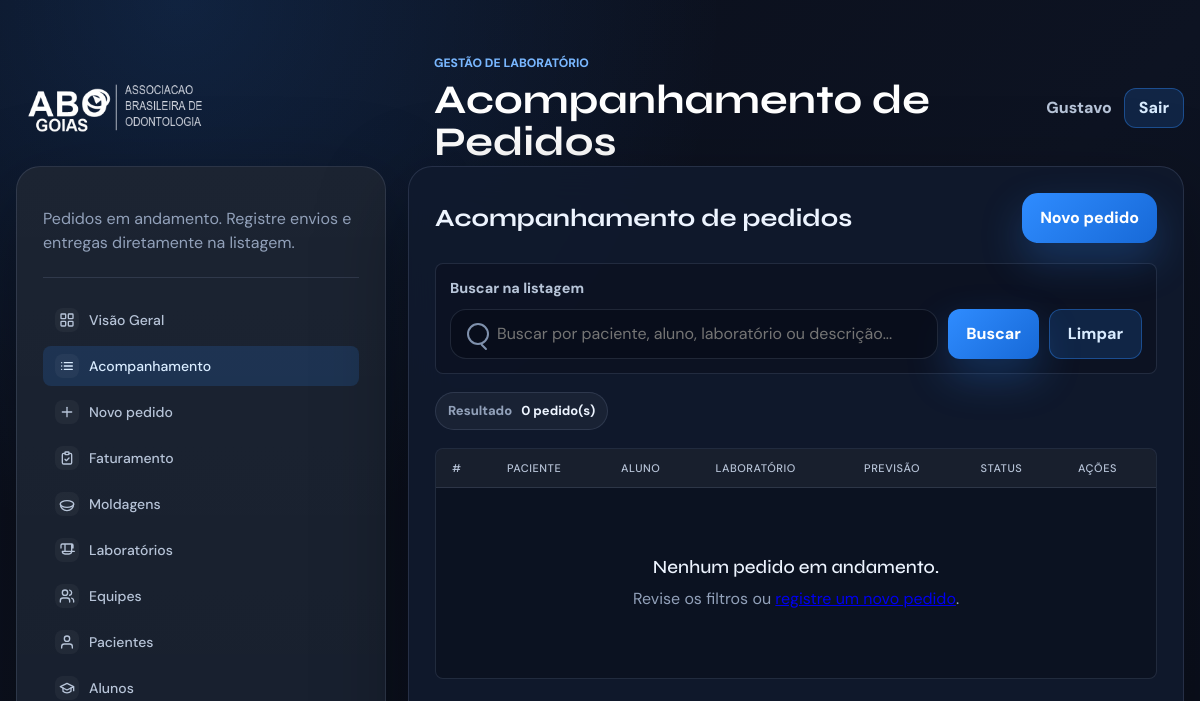
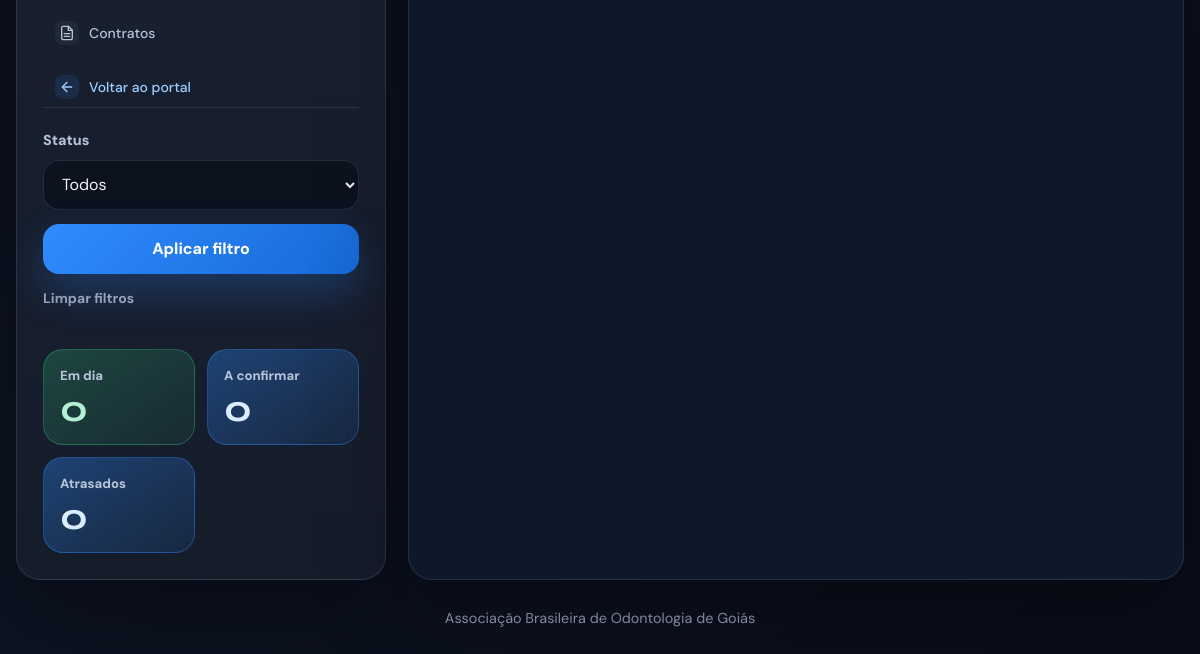
Page /laboratorio/pedidos/ (signed in) on the earlier database version (2 pictures, top to bottom).
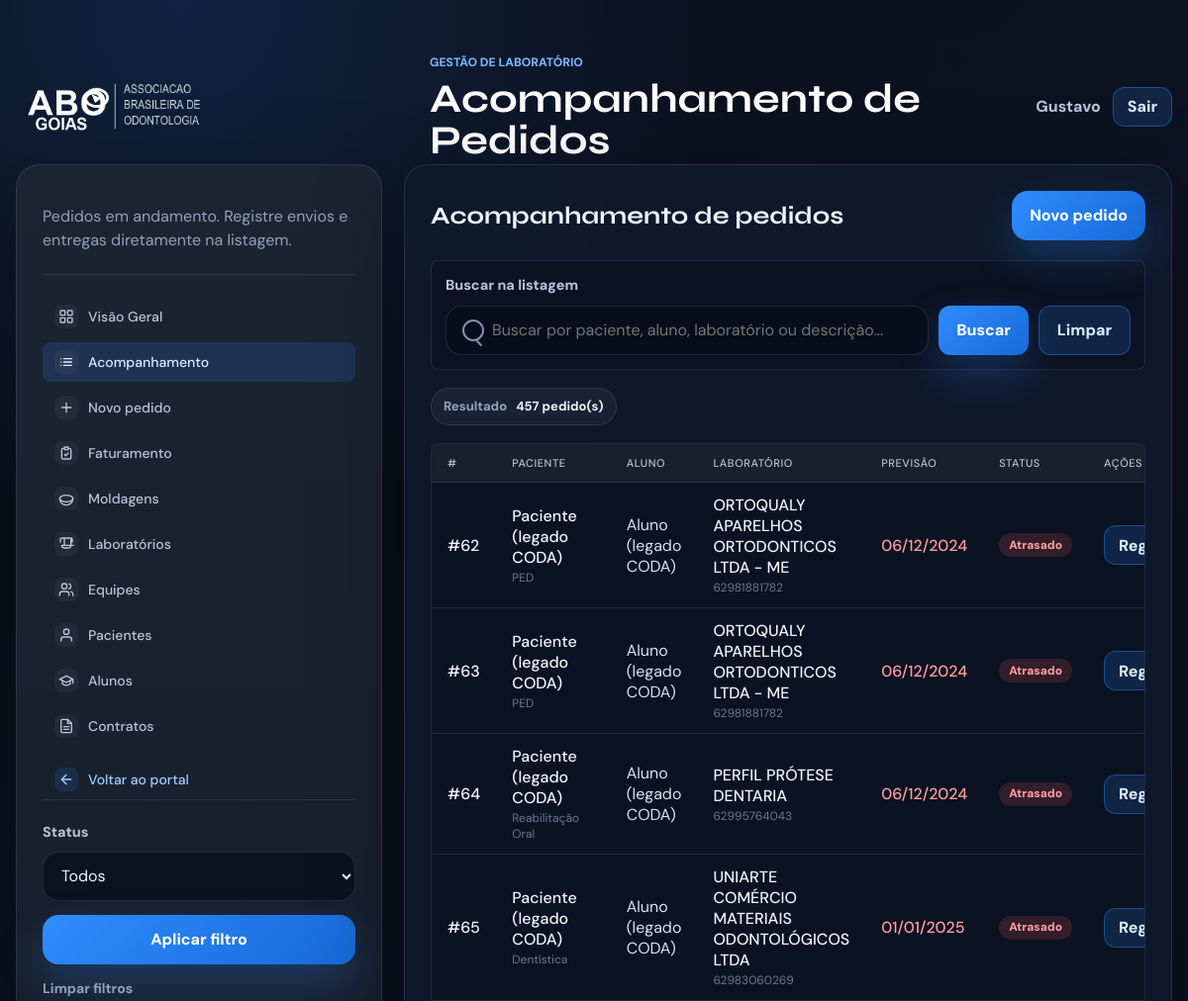
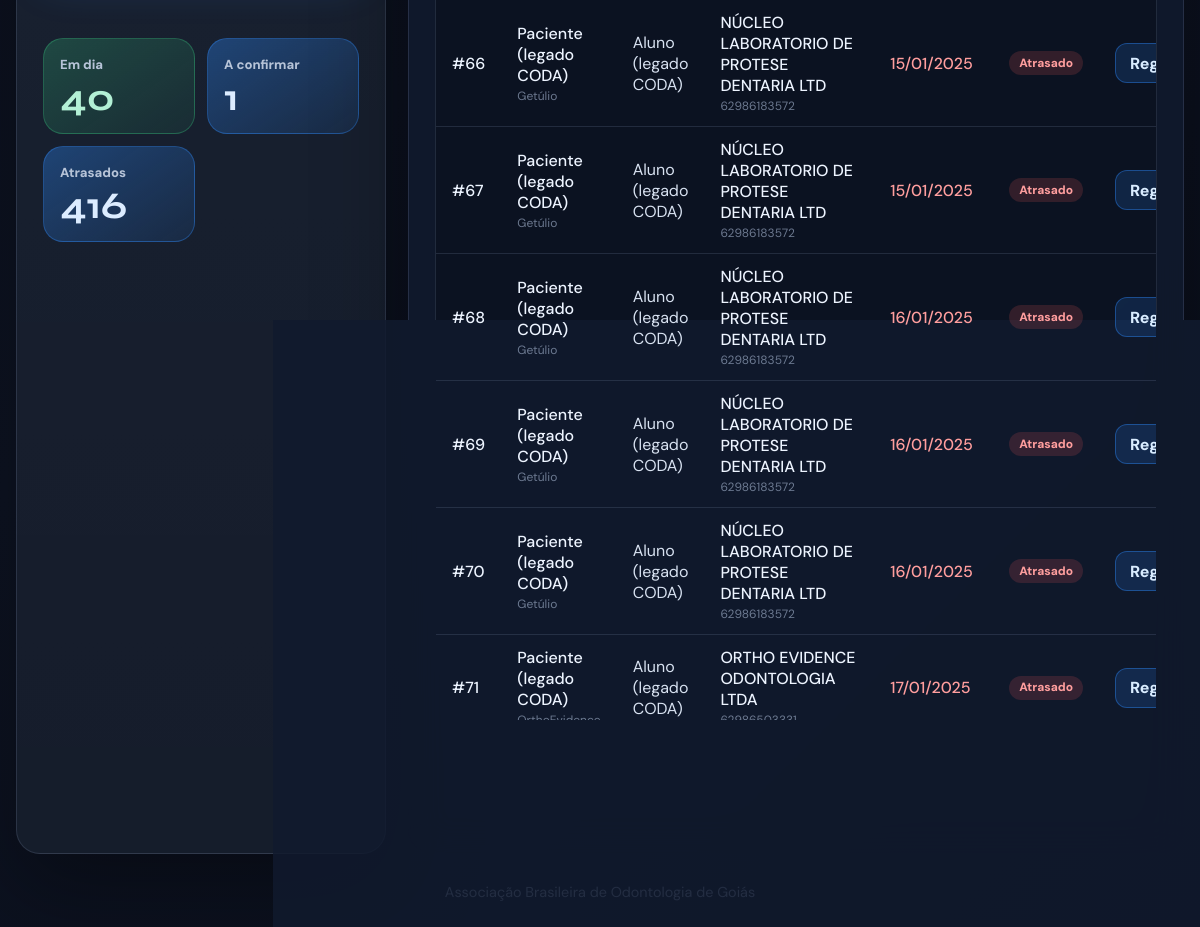
Same page on the later database version (2 pictures, top to bottom).
### gestao_lab/models.py (models this page shows, shortened)
class PedidoMaterial(ModeloBase):
    class Status(models.TextChoices):
        EM_DIA = "EM_DIA", "Em dia"
        A_CONFIRMAR = "A_CONFIRMAR", "A confirmar"
        ATRASADO = "ATRASADO", "Atrasado"
        CONCLUIDO = "CONCLUIDO", "Concluido"
    paciente = models.ForeignKey(
        Paciente,
        on_delete=models.PROTECT,
        related_name="pedidos",
    )
    aluno = models.ForeignKey(
        AlunoLab,
        on_delete=models.PROTECT,
        related_name="pedidos",
    )
    laboratorio = models.ForeignKey(
        Laboratorio,
        on_delete=models.PROTECT,
        related_name="pedidos",
    )
    equipe = models.ForeignKey(
        Equipe,
        on_delete=models.PROTECT,
        related_name="pedidos",
    )
    previsao_entrega = models.DateField()
    descricao_servico = models.TextField()
    data_envio = models.DateField(
        null=True,
        blank=True,
        help_text="Data em que o material foi enviado ao laboratorio.",
    )
    entregue = models.BooleanField(default=False)
    data_entrega = models.DateField(null=True, blank=True)
    faturado_paciente = models.BooleanField(default=False)
    faturado_lab = models.BooleanField(default=False)
    numero_nota_fiscal = models.CharField(max_length=30, blank=True)
    data_vencimento = models.DateField(null=True, blank=True)
    status = models.CharField(
        max_length=20,
        choices=Status.choices,
        default=Status.EM_DIA,
        editable=False,
    )
    class Meta:
        ordering = ["-criado_em"]
        verbose_name = "pedido de material"
        verbose_name_plural = "pedidos de material"

class Paciente(ModeloBase):
    nome = models.CharField(max_length=200)
    celular = models.CharField(max_length=20, blank=True)
    id_dental = models.CharField(max_length=50, unique=True)
    processo_aberto = models.BooleanField(default=False)
    data_previsao_retorno = models.DateField(null=True, blank=True)
    origem = models.CharField(
        max_length=20,
        choices=OrigemDados.choices,
        default=OrigemDados.DENTAL,
    )
    ultima_sincronizacao = models.DateTimeField(null=True, blank=True)
    cpf = models.CharField(max_length=20, blank=True)
    rg = models.CharField(max_length=30, blank=True)
    data_nascimento = models.DateField(null=True, blank=True)
    endereco_logradouro = models.CharField(max_length=200, blank=True)
    endereco_numero = models.CharField(max_length=20, blank=True)
    endereco_complemento = models.CharField(max_length=100, blank=True)
    endereco_bairro = models.CharField(max_length=100, blank=True)
    endereco_cidade = models.CharField(max_length=100, blank=True)
    endereco_estado = models.CharField(max_length=2, blank=True)
    endereco_cep = models.CharField(max_length=10, blank=True)
    nome_responsavel = models.CharField(max_length=200, blank=True)
    cpf_responsavel = models.CharField(max_length=20, blank=True)
    class Meta:
        ordering = ["nome"]
        verbose_name = "paciente"
        verbose_name_plural = "pacientes"

class Equipe(ModeloBase):
    nome = models.CharField(max_length=120)
    coordenador = models.CharField(max_length=150)
    whatsapp = models.CharField(max_length=20, blank=True)
    class Meta:
        ordering = ["nome"]
        verbose_name = "equipe"
        verbose_name_plural = "equipes"

class AlunoLab(ModeloBase):
    nome = models.CharField(max_length=150)
    celular = models.CharField(max_length=20, blank=True)
    id_dental = models.CharField(max_length=50, unique=True)
    origem = models.CharField(
        max_length=20,
        choices=OrigemDados.choices,
        default=OrigemDados.DENTAL,
    )
    ultima_sincronizacao = models.DateTimeField(null=True, blank=True)
    class Meta:
        ordering = ["nome"]
        verbose_name = "aluno (lab)"
        verbose_name_plural = "alunos (lab)"

class Laboratorio(ModeloBase):
    nome = models.CharField(max_length=150)
    telefone = models.CharField(max_length=20, blank=True)
    whatsapp = models.CharField(max_length=20, blank=True)
    email = models.EmailField(blank=True)
    cnpj = models.CharField(max_length=18, blank=True)
    equipes = models.ManyToManyField(
        Equipe,
        related_name="laboratorios",
        blank=True,
    )
    class Meta:
        ordering = ["nome"]
        verbose_name = "laboratorio"
        verbose_name_plural = "laboratorios"

### gestao_lab/views.py (the view, shortened to what this page needs)
# urls.py: path("pedidos/", views.acompanhamento_pedidos, name="lab_pedidos"),
@login_required
def acompanhamento_pedidos(request: HttpRequest) -> HttpResponse:
    hoje = date_type.today()
    qs = (
        PedidoMaterial.objects.filter(
            status__in=[
                PedidoMaterial.Status.EM_DIA,
                PedidoMaterial.Status.A_CONFIRMAR,
                PedidoMaterial.Status.ATRASADO,
            ]
        )
        .select_related("paciente", "aluno", "laboratorio", "equipe")
        .order_by("previsao_entrega")
    )
    busca = request.GET.get("q", "").strip()
    status_filtro = request.GET.get("status", "").strip()
    if status_filtro:
        qs = qs.filter(status=status_filtro)
    metricas = {
        "em_dia": PedidoMaterial.objects.filter(
            status=PedidoMaterial.Status.EM_DIA
        ).count(),
        "a_confirmar": PedidoMaterial.objects.filter(
            status=PedidoMaterial.Status.A_CONFIRMAR
        ).count(),
        "atrasado": PedidoMaterial.objects.filter(
            status=PedidoMaterial.Status.ATRASADO
        ).count(),
    }
    page_obj, query_string = _paginar(request, qs)
    status_label = STATUS_LABELS.get(status_filtro, "Todos")
    return render(
        request,
        "gestao_lab/acompanhamento_pedidos.html",
        {
            "pedidos": page_obj,
            "page_obj": page_obj,
            "query_string": query_string,
            "busca": busca,
            "status_filtro": status_filtro,
            "status_label": status_label,
            "status_opcoes": STATUS_OPCOES,
            "metricas": metricas,
            "hoje": hoje,
            "form_envio": PedidoEnvioForm(),
        },
    )

### gestao_lab/forms.py
class PedidoEnvioForm(forms.Form):
    data_envio = forms.DateField(
        input_formats=["%Y-%m-%d"],
        widget=forms.DateInput(attrs={"type": "date"}, format="%Y-%m-%d"),
        error_messages={
            "required": "Informe a data de envio ao laboratório.",
            "invalid": "Data inválida.",
        },
    )

### gestao_cme/context_processors.py (called while the page is built)
def usuario_logado(request: HttpRequest) -> dict:
    return {"usuario_logado": request.user if request.user.is_authenticated else None}

### gestao_lab/templatetags/lab_tags.py (called while the page is built)
@register.filter
def whatsapp_url_msg(numero: str, mensagem: str) -> str:
    numero_limpo = re.sub(r"\D", "", str(numero or ""))
    if not numero_limpo:
        return "#"
    if not numero_limpo.startswith("55"):
        numero_limpo = "55" + numero_limpo
    return f"https://wa.me/{numero_limpo}?text={quote(str(mensagem))}"

@register.simple_tag
def status_badge_class(status: str) -> str:
    mapa = {
        "EM_DIA": "badge-devolvido",
        "A_CONFIRMAR": "badge-emprestado",
        "ATRASADO": "badge-atrasado",
        "CONCLUIDO": "badge-concluido",
    }
    return mapa.get(status, "")

### gestao_lab/templates/gestao_lab/acompanhamento_pedidos.html (shortened to what the changed rows need)
{% extends "gestao_lab/base.html" %}
{% load lab_tags %}
{% block header_title %}Acompanhamento de Pedidos{% endblock %}
{% block content %}
<main class="page-shell">
    <div class="layout-grid">
        <aside class="panel config-panel">
            <div class="metric-grid">
                <div class="metric-card metric-success">
                    <span class="metric-label">Em dia</span>
                    <strong>{{ metricas.em_dia }}</strong>
                </div>
                <div class="metric-card metric-blue">
                    <span class="metric-label">A confirmar</span>
                    <strong>{{ metricas.a_confirmar }}</strong>
                </div>
                <div class="metric-card danger-metric">
                    <span class="metric-label">Atrasados</span>
                    <strong>{{ metricas.atrasado }}</strong>
                </div>
            </div>
        </aside>
        <section class="panel results-panel">
            <div class="results-topbar">
                <div>
                    <h2>Acompanhamento de pedidos</h2>
                </div>
            </div>
            <div class="selection-summary">
                <div class="info-chip">
                    <span>Resultado</span>
                    <strong>{{ page_obj.paginator.count }} pedido(s)</strong>
                </div>
            </div>
            <div class="table-wrap data-table-wrap">
                <table class="data-table">
                    <thead>
                        <tr>
                            <th>#</th>
                            <th>Paciente</th>
                            <th>Aluno</th>
                            <th>Laboratório</th>
                            <th>Previsão</th>
                            <th>Status</th>
                            <th>Ações</th>
                        </tr>
                    </thead>
                    <tbody>
                        {% for pedido in pedidos %}
                            <tr>
                                <td><strong>#{{ pedido.pk }}</strong></td>
                                <td>
                                    <strong>{{ pedido.paciente.nome }}</strong>
                                    <span class="cell-muted">{{ pedido.equipe.nome }}</span>
                                </td>
                                <td>{{ pedido.aluno.nome }}</td>
                                <td>
                                    <strong>{{ pedido.laboratorio.nome }}</strong>
                                    {% if pedido.laboratorio.whatsapp %}
                                        <span class="cell-muted">{{ pedido.laboratorio.whatsapp }}</span>
                                    {% endif %}
                                </td>
                                <td>
                                    <strong {% if pedido.previsao_entrega < hoje and not pedido.entregue %}style="color:#ff9e9e"{% endif %}>
                                        {{ pedido.previsao_entrega|date:"d/m/Y" }}
                                    </strong>
                                </td>
                                <td>
                                    <span class="badge {% status_badge_class pedido.status %}">
                                        {{ pedido.get_status_display }}
                                    </span>
                                </td>
                                <td class="actions-cell">
                                    {% if not pedido.data_envio %}
                                        <form method="post" action="{% url 'lab_marcar_envio' pedido.pk %}" class="inline-form">
                                            <button class="button compact-button secondary" type="submit" title="Registrar envio ao laboratório">Registrar envio</button>
                                        </form>
                                    {% endif %}
                                </td>
                            </tr>
                        {% empty %}
                            <tr class="empty-row">
                                <td colspan="7">
                                    <div class="empty-state">
                                        <strong>Nenhum pedido em andamento.</strong>
                                        <p>Revise os filtros ou <a href="{% url 'lab_criar_pedido' %}">registre um novo pedido</a>.</p>
                                    </div>
                                </td>
                            </tr>
                        {% endfor %}
                    </tbody>
                </table>
            </div>
        </section>
    </div>
</main>
{% endblock %}

Differences in the rows shown:
added PedidoMaterial: pk "62", paciente.nome "Paciente (legado CODA)", equipe.nome "PED", aluno.nome "Aluno (legado CODA)", laboratorio.nome "ORTOQUALY APARELHOS ORTODONTICOS LTDA - ME", laboratorio.whatsapp "62981881782", previsao_entrega "06/12/2024", status "Atrasado"
added PedidoMaterial: pk "63", paciente.nome "Paciente (legado CODA)", equipe.nome "PED", aluno.nome "Aluno (legado CODA)", laboratorio.nome "ORTOQUALY APARELHOS ORTODONTICOS LTDA - ME", laboratorio.whatsapp "62981881782", previsao_entrega "06/12/2024", status "Atrasado"
added PedidoMaterial: pk "64", paciente.nome "Paciente (legado CODA)", equipe.nome "Reabilitação Oral", aluno.nome "Aluno (legado CODA)", laboratorio.nome "PERFIL PRÓTESE DENTARIA", laboratorio.whatsapp "62995764043", previsao_entrega "06/12/2024", status "Atrasado"
added PedidoMaterial: pk "65", paciente.nome "Paciente (legado CODA)", equipe.nome "Dentística", aluno.nome "Aluno (legado CODA)", laboratorio.nome "UNIARTE COMÉRCIO MATERIAIS ODONTOLÓGICOS LTDA", laboratorio.whatsapp "62983060269", previsao_entrega "01/01/2025", status "Atrasado"
added PedidoMaterial: pk "66", paciente.nome "Paciente (legado CODA)", equipe.nome "Getúlio", aluno.nome "Aluno (legado CODA)", laboratorio.nome "NÚCLEO LABORATORIO DE PROTESE DENTARIA LTD", laboratorio.whatsapp "62986183572", previsao_entrega "15/01/2025", status "Atrasado"
added PedidoMaterial: pk "67", paciente.nome "Paciente (legado CODA)", equipe.nome "Getúlio", aluno.nome "Aluno (legado CODA)", laboratorio.nome "NÚCLEO LABORATORIO DE PROTESE DENTARIA LTD", laboratorio.whatsapp "62986183572", previsao_entrega "15/01/2025", status "Atrasado"
added PedidoMaterial: pk "68", paciente.nome "Paciente (legado CODA)", equipe.nome "Getúlio", aluno.nome "Aluno (legado CODA)", laboratorio.nome "NÚCLEO LABORATORIO DE PROTESE DENTARIA LTD", laboratorio.whatsapp "62986183572", previsao_entrega "16/01/2025", status "Atrasado"
added PedidoMaterial: pk "69", paciente.nome "Paciente (legado CODA)", equipe.nome "Getúlio", aluno.nome "Aluno (legado CODA)", laboratorio.nome "NÚCLEO LABORATORIO DE PROTESE DENTARIA LTD", laboratorio.whatsapp "62986183572", previsao_entrega "16/01/2025", status "Atrasado"
added PedidoMaterial: pk "70", paciente.nome "Paciente (legado CODA)", equipe.nome "Getúlio", aluno.nome "Aluno (legado CODA)", laboratorio.nome "NÚCLEO LABORATORIO DE PROTESE DENTARIA LTD", laboratorio.whatsapp "62986183572", previsao_entrega "16/01/2025", status "Atrasado"
added PedidoMaterial: pk "71", paciente.nome "Paciente (legado CODA)", equipe.nome "OrthoEvidence", aluno.nome "Aluno (legado CODA)", laboratorio.nome "ORTHO EVIDENCE ODONTOLOGIA LTDA", laboratorio.whatsapp "62986503331", previsao_entrega "17/01/2025", status "Atrasado"
Other differences:
{{ metricas.em_dia }}: "0" → "40"
{{ metricas.a_confirmar }}: "0" → "1"
{{ metricas.atrasado }}: "0" → "416"
{{ page_obj.paginator.count }}: "0" → "457"
text no longer shown: "Nenhum pedido em andamento. Revise os filtros ou ."
